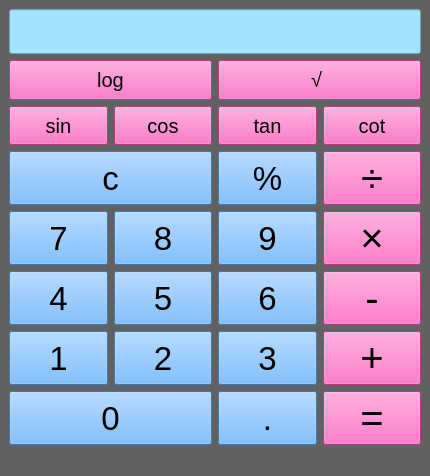
<?xml version="1.0" encoding="UTF-8"?>
<ui version="4.0">
 <class>MainWindow</class>
 <widget class="QMainWindow" name="MainWindow">
  <property name="geometry">
   <rect>
    <x>0</x>
    <y>0</y>
    <width>430</width>
    <height>476</height>
   </rect>
  </property>
  <property name="windowTitle">
   <string>MainWindow</string>
  </property>
  <property name="styleSheet">
   <string notr="true">background-color: rgb(97, 97, 97);</string>
  </property>
  <widget class="QWidget" name="centralwidget">
   <layout class="QGridLayout" name="gridLayout">
    <item row="0" column="0" colspan="4">
     <widget class="QLineEdit" name="txtbox">
      <property name="sizePolicy">
       <sizepolicy hsizetype="Expanding" vsizetype="Expanding">
        <horstretch>0</horstretch>
        <verstretch>0</verstretch>
       </sizepolicy>
      </property>
      <property name="font">
       <font>
        <family>Arial</family>
        <pointsize>25</pointsize>
       </font>
      </property>
      <property name="styleSheet">
       <string notr="true">background-color:rgb(162, 227, 255)</string>
      </property>
     </widget>
    </item>
    <item row="1" column="0" colspan="2">
     <widget class="QPushButton" name="btn_log">
      <property name="sizePolicy">
       <sizepolicy hsizetype="Minimum" vsizetype="Expanding">
        <horstretch>0</horstretch>
        <verstretch>0</verstretch>
       </sizepolicy>
      </property>
      <property name="font">
       <font>
        <family>Arial</family>
        <pointsize>15</pointsize>
        <bold>false</bold>
       </font>
      </property>
      <property name="autoFillBackground">
       <bool>false</bool>
      </property>
      <property name="styleSheet">
       <string notr="true">background-color:rgb(255, 78, 184)</string>
      </property>
      <property name="text">
       <string>log</string>
      </property>
      <property name="iconSize">
       <size>
        <width>16</width>
        <height>16</height>
       </size>
      </property>
     </widget>
    </item>
    <item row="1" column="2" colspan="2">
     <widget class="QPushButton" name="btn_sqrt">
      <property name="sizePolicy">
       <sizepolicy hsizetype="Minimum" vsizetype="Expanding">
        <horstretch>0</horstretch>
        <verstretch>0</verstretch>
       </sizepolicy>
      </property>
      <property name="font">
       <font>
        <family>Arial</family>
        <pointsize>15</pointsize>
        <bold>false</bold>
       </font>
      </property>
      <property name="autoFillBackground">
       <bool>false</bool>
      </property>
      <property name="styleSheet">
       <string notr="true">background-color:rgb(255, 78, 184)</string>
      </property>
      <property name="text">
       <string>√ </string>
      </property>
      <property name="iconSize">
       <size>
        <width>14</width>
        <height>16</height>
       </size>
      </property>
     </widget>
    </item>
    <item row="2" column="0">
     <widget class="QPushButton" name="btn_sin">
      <property name="sizePolicy">
       <sizepolicy hsizetype="Minimum" vsizetype="Expanding">
        <horstretch>0</horstretch>
        <verstretch>0</verstretch>
       </sizepolicy>
      </property>
      <property name="font">
       <font>
        <family>Arial</family>
        <pointsize>15</pointsize>
        <bold>false</bold>
       </font>
      </property>
      <property name="autoFillBackground">
       <bool>false</bool>
      </property>
      <property name="styleSheet">
       <string notr="true">background-color:rgb(255, 78, 184)</string>
      </property>
      <property name="text">
       <string>sin</string>
      </property>
      <property name="iconSize">
       <size>
        <width>16</width>
        <height>16</height>
       </size>
      </property>
     </widget>
    </item>
    <item row="2" column="1">
     <widget class="QPushButton" name="btn_cos">
      <property name="sizePolicy">
       <sizepolicy hsizetype="Minimum" vsizetype="Expanding">
        <horstretch>0</horstretch>
        <verstretch>0</verstretch>
       </sizepolicy>
      </property>
      <property name="font">
       <font>
        <family>Arial</family>
        <pointsize>15</pointsize>
        <bold>false</bold>
       </font>
      </property>
      <property name="autoFillBackground">
       <bool>false</bool>
      </property>
      <property name="styleSheet">
       <string notr="true">background-color:rgb(255, 78, 184)</string>
      </property>
      <property name="text">
       <string>cos</string>
      </property>
      <property name="iconSize">
       <size>
        <width>14</width>
        <height>16</height>
       </size>
      </property>
     </widget>
    </item>
    <item row="2" column="2">
     <widget class="QPushButton" name="btn_tan">
      <property name="sizePolicy">
       <sizepolicy hsizetype="Minimum" vsizetype="Expanding">
        <horstretch>0</horstretch>
        <verstretch>0</verstretch>
       </sizepolicy>
      </property>
      <property name="font">
       <font>
        <family>Arial</family>
        <pointsize>15</pointsize>
        <bold>false</bold>
       </font>
      </property>
      <property name="autoFillBackground">
       <bool>false</bool>
      </property>
      <property name="styleSheet">
       <string notr="true">background-color:rgb(255, 78, 184)</string>
      </property>
      <property name="text">
       <string>tan</string>
      </property>
      <property name="iconSize">
       <size>
        <width>14</width>
        <height>16</height>
       </size>
      </property>
     </widget>
    </item>
    <item row="2" column="3">
     <widget class="QPushButton" name="btn_cot">
      <property name="sizePolicy">
       <sizepolicy hsizetype="Minimum" vsizetype="Expanding">
        <horstretch>0</horstretch>
        <verstretch>0</verstretch>
       </sizepolicy>
      </property>
      <property name="font">
       <font>
        <family>Arial</family>
        <pointsize>15</pointsize>
        <bold>false</bold>
       </font>
      </property>
      <property name="autoFillBackground">
       <bool>false</bool>
      </property>
      <property name="styleSheet">
       <string notr="true">background-color:rgb(255, 78, 184)</string>
      </property>
      <property name="text">
       <string>cot</string>
      </property>
      <property name="iconSize">
       <size>
        <width>14</width>
        <height>16</height>
       </size>
      </property>
     </widget>
    </item>
    <item row="3" column="0" colspan="2">
     <widget class="QPushButton" name="btn_clean">
      <property name="sizePolicy">
       <sizepolicy hsizetype="Minimum" vsizetype="Expanding">
        <horstretch>0</horstretch>
        <verstretch>0</verstretch>
       </sizepolicy>
      </property>
      <property name="font">
       <font>
        <family>Arial</family>
        <pointsize>25</pointsize>
        <bold>false</bold>
       </font>
      </property>
      <property name="autoFillBackground">
       <bool>false</bool>
      </property>
      <property name="styleSheet">
       <string notr="true">background-color:rgb(85, 170, 255)</string>
      </property>
      <property name="text">
       <string>c</string>
      </property>
     </widget>
    </item>
    <item row="3" column="2">
     <widget class="QPushButton" name="btn_percent">
      <property name="sizePolicy">
       <sizepolicy hsizetype="Minimum" vsizetype="Expanding">
        <horstretch>0</horstretch>
        <verstretch>0</verstretch>
       </sizepolicy>
      </property>
      <property name="font">
       <font>
        <family>Arial</family>
        <pointsize>25</pointsize>
        <bold>false</bold>
       </font>
      </property>
      <property name="autoFillBackground">
       <bool>false</bool>
      </property>
      <property name="styleSheet">
       <string notr="true">background-color:rgb(85, 170, 255)</string>
      </property>
      <property name="text">
       <string>%</string>
      </property>
     </widget>
    </item>
    <item row="3" column="3">
     <widget class="QPushButton" name="btn_div">
      <property name="sizePolicy">
       <sizepolicy hsizetype="Minimum" vsizetype="Expanding">
        <horstretch>0</horstretch>
        <verstretch>0</verstretch>
       </sizepolicy>
      </property>
      <property name="font">
       <font>
        <family>Arial</family>
        <pointsize>30</pointsize>
        <bold>false</bold>
       </font>
      </property>
      <property name="autoFillBackground">
       <bool>false</bool>
      </property>
      <property name="styleSheet">
       <string notr="true">background-color:rgb(255, 78, 184)</string>
      </property>
      <property name="text">
       <string>÷</string>
      </property>
     </widget>
    </item>
    <item row="4" column="0">
     <widget class="QPushButton" name="btn_7">
      <property name="sizePolicy">
       <sizepolicy hsizetype="Minimum" vsizetype="Expanding">
        <horstretch>0</horstretch>
        <verstretch>0</verstretch>
       </sizepolicy>
      </property>
      <property name="font">
       <font>
        <family>Arial</family>
        <pointsize>25</pointsize>
        <bold>false</bold>
       </font>
      </property>
      <property name="autoFillBackground">
       <bool>false</bool>
      </property>
      <property name="styleSheet">
       <string notr="true">background-color:rgb(85, 170, 255)</string>
      </property>
      <property name="text">
       <string>7</string>
      </property>
     </widget>
    </item>
    <item row="4" column="1">
     <widget class="QPushButton" name="btn_8">
      <property name="sizePolicy">
       <sizepolicy hsizetype="Minimum" vsizetype="Expanding">
        <horstretch>0</horstretch>
        <verstretch>0</verstretch>
       </sizepolicy>
      </property>
      <property name="font">
       <font>
        <family>Arial</family>
        <pointsize>25</pointsize>
        <bold>false</bold>
       </font>
      </property>
      <property name="autoFillBackground">
       <bool>false</bool>
      </property>
      <property name="styleSheet">
       <string notr="true">background-color:rgb(85, 170, 255)</string>
      </property>
      <property name="text">
       <string>8</string>
      </property>
     </widget>
    </item>
    <item row="4" column="2">
     <widget class="QPushButton" name="btn_9">
      <property name="sizePolicy">
       <sizepolicy hsizetype="Minimum" vsizetype="Expanding">
        <horstretch>0</horstretch>
        <verstretch>0</verstretch>
       </sizepolicy>
      </property>
      <property name="font">
       <font>
        <family>Arial</family>
        <pointsize>25</pointsize>
        <bold>false</bold>
       </font>
      </property>
      <property name="autoFillBackground">
       <bool>false</bool>
      </property>
      <property name="styleSheet">
       <string notr="true">background-color:rgb(85, 170, 255)</string>
      </property>
      <property name="text">
       <string>9</string>
      </property>
     </widget>
    </item>
    <item row="4" column="3">
     <widget class="QPushButton" name="btn_mul">
      <property name="sizePolicy">
       <sizepolicy hsizetype="Minimum" vsizetype="Expanding">
        <horstretch>0</horstretch>
        <verstretch>0</verstretch>
       </sizepolicy>
      </property>
      <property name="font">
       <font>
        <family>Arial</family>
        <pointsize>30</pointsize>
        <bold>false</bold>
       </font>
      </property>
      <property name="autoFillBackground">
       <bool>false</bool>
      </property>
      <property name="styleSheet">
       <string notr="true">background-color:rgb(255, 78, 184)</string>
      </property>
      <property name="text">
       <string>×</string>
      </property>
     </widget>
    </item>
    <item row="5" column="0">
     <widget class="QPushButton" name="btn_4">
      <property name="sizePolicy">
       <sizepolicy hsizetype="Minimum" vsizetype="Expanding">
        <horstretch>0</horstretch>
        <verstretch>0</verstretch>
       </sizepolicy>
      </property>
      <property name="font">
       <font>
        <family>Arial</family>
        <pointsize>25</pointsize>
        <bold>false</bold>
       </font>
      </property>
      <property name="autoFillBackground">
       <bool>false</bool>
      </property>
      <property name="styleSheet">
       <string notr="true">background-color:rgb(85, 170, 255)</string>
      </property>
      <property name="text">
       <string>4</string>
      </property>
     </widget>
    </item>
    <item row="5" column="1">
     <widget class="QPushButton" name="btn_5">
      <property name="sizePolicy">
       <sizepolicy hsizetype="Minimum" vsizetype="Expanding">
        <horstretch>0</horstretch>
        <verstretch>0</verstretch>
       </sizepolicy>
      </property>
      <property name="font">
       <font>
        <family>Arial</family>
        <pointsize>25</pointsize>
        <bold>false</bold>
       </font>
      </property>
      <property name="autoFillBackground">
       <bool>false</bool>
      </property>
      <property name="styleSheet">
       <string notr="true">background-color:rgb(85, 170, 255)</string>
      </property>
      <property name="text">
       <string>5</string>
      </property>
     </widget>
    </item>
    <item row="5" column="2">
     <widget class="QPushButton" name="btn_6">
      <property name="sizePolicy">
       <sizepolicy hsizetype="Minimum" vsizetype="Expanding">
        <horstretch>0</horstretch>
        <verstretch>0</verstretch>
       </sizepolicy>
      </property>
      <property name="font">
       <font>
        <family>Arial</family>
        <pointsize>25</pointsize>
        <bold>false</bold>
       </font>
      </property>
      <property name="autoFillBackground">
       <bool>false</bool>
      </property>
      <property name="styleSheet">
       <string notr="true">background-color:rgb(85, 170, 255)</string>
      </property>
      <property name="text">
       <string>6</string>
      </property>
     </widget>
    </item>
    <item row="5" column="3">
     <widget class="QPushButton" name="btn_sub">
      <property name="sizePolicy">
       <sizepolicy hsizetype="Minimum" vsizetype="Expanding">
        <horstretch>0</horstretch>
        <verstretch>0</verstretch>
       </sizepolicy>
      </property>
      <property name="font">
       <font>
        <family>Arial</family>
        <pointsize>30</pointsize>
        <bold>false</bold>
       </font>
      </property>
      <property name="autoFillBackground">
       <bool>false</bool>
      </property>
      <property name="styleSheet">
       <string notr="true">background-color:rgb(255, 78, 184)</string>
      </property>
      <property name="text">
       <string>-</string>
      </property>
     </widget>
    </item>
    <item row="6" column="0">
     <widget class="QPushButton" name="btn_1">
      <property name="sizePolicy">
       <sizepolicy hsizetype="Minimum" vsizetype="Expanding">
        <horstretch>0</horstretch>
        <verstretch>0</verstretch>
       </sizepolicy>
      </property>
      <property name="font">
       <font>
        <family>Arial</family>
        <pointsize>25</pointsize>
        <bold>false</bold>
       </font>
      </property>
      <property name="autoFillBackground">
       <bool>false</bool>
      </property>
      <property name="styleSheet">
       <string notr="true">background-color:rgb(85, 170, 255)</string>
      </property>
      <property name="text">
       <string>1</string>
      </property>
     </widget>
    </item>
    <item row="6" column="1">
     <widget class="QPushButton" name="btn_2">
      <property name="sizePolicy">
       <sizepolicy hsizetype="Minimum" vsizetype="Expanding">
        <horstretch>0</horstretch>
        <verstretch>0</verstretch>
       </sizepolicy>
      </property>
      <property name="font">
       <font>
        <family>Arial</family>
        <pointsize>25</pointsize>
        <bold>false</bold>
       </font>
      </property>
      <property name="autoFillBackground">
       <bool>false</bool>
      </property>
      <property name="styleSheet">
       <string notr="true">background-color:rgb(85, 170, 255)</string>
      </property>
      <property name="text">
       <string>2</string>
      </property>
     </widget>
    </item>
    <item row="6" column="2">
     <widget class="QPushButton" name="btn_3">
      <property name="sizePolicy">
       <sizepolicy hsizetype="Minimum" vsizetype="Expanding">
        <horstretch>0</horstretch>
        <verstretch>0</verstretch>
       </sizepolicy>
      </property>
      <property name="font">
       <font>
        <family>Arial</family>
        <pointsize>25</pointsize>
        <bold>false</bold>
       </font>
      </property>
      <property name="autoFillBackground">
       <bool>false</bool>
      </property>
      <property name="styleSheet">
       <string notr="true">background-color:rgb(85, 170, 255)</string>
      </property>
      <property name="text">
       <string>3</string>
      </property>
     </widget>
    </item>
    <item row="6" column="3">
     <widget class="QPushButton" name="btn_sum">
      <property name="sizePolicy">
       <sizepolicy hsizetype="Minimum" vsizetype="Expanding">
        <horstretch>0</horstretch>
        <verstretch>0</verstretch>
       </sizepolicy>
      </property>
      <property name="font">
       <font>
        <family>Arial</family>
        <pointsize>30</pointsize>
        <bold>false</bold>
       </font>
      </property>
      <property name="autoFillBackground">
       <bool>false</bool>
      </property>
      <property name="styleSheet">
       <string notr="true">background-color:rgb(255, 78, 184)</string>
      </property>
      <property name="text">
       <string>+</string>
      </property>
     </widget>
    </item>
    <item row="7" column="0" colspan="2">
     <widget class="QPushButton" name="btn_0">
      <property name="sizePolicy">
       <sizepolicy hsizetype="Minimum" vsizetype="Expanding">
        <horstretch>0</horstretch>
        <verstretch>0</verstretch>
       </sizepolicy>
      </property>
      <property name="font">
       <font>
        <family>Arial</family>
        <pointsize>25</pointsize>
        <bold>false</bold>
       </font>
      </property>
      <property name="autoFillBackground">
       <bool>false</bool>
      </property>
      <property name="styleSheet">
       <string notr="true">background-color:rgb(85, 170, 255)</string>
      </property>
      <property name="text">
       <string>0</string>
      </property>
     </widget>
    </item>
    <item row="7" column="2">
     <widget class="QPushButton" name="btn_point">
      <property name="sizePolicy">
       <sizepolicy hsizetype="Minimum" vsizetype="Expanding">
        <horstretch>0</horstretch>
        <verstretch>0</verstretch>
       </sizepolicy>
      </property>
      <property name="font">
       <font>
        <family>Arial</family>
        <pointsize>25</pointsize>
        <bold>false</bold>
       </font>
      </property>
      <property name="autoFillBackground">
       <bool>false</bool>
      </property>
      <property name="styleSheet">
       <string notr="true">background-color:rgb(85, 170, 255)</string>
      </property>
      <property name="text">
       <string>.</string>
      </property>
      <property name="iconSize">
       <size>
        <width>16</width>
        <height>16</height>
       </size>
      </property>
     </widget>
    </item>
    <item row="7" column="3">
     <widget class="QPushButton" name="btn_equal">
      <property name="sizePolicy">
       <sizepolicy hsizetype="Minimum" vsizetype="Expanding">
        <horstretch>0</horstretch>
        <verstretch>0</verstretch>
       </sizepolicy>
      </property>
      <property name="font">
       <font>
        <family>Arial</family>
        <pointsize>30</pointsize>
        <bold>false</bold>
       </font>
      </property>
      <property name="autoFillBackground">
       <bool>false</bool>
      </property>
      <property name="styleSheet">
       <string notr="true">background-color:rgb(255, 78, 184)</string>
      </property>
      <property name="text">
       <string>=</string>
      </property>
     </widget>
    </item>
   </layout>
  </widget>
  <widget class="QMenuBar" name="menubar">
   <property name="geometry">
    <rect>
     <x>0</x>
     <y>0</y>
     <width>430</width>
     <height>22</height>
    </rect>
   </property>
  </widget>
  <widget class="QStatusBar" name="statusbar"/>
 </widget>
 <resources/>
 <connections/>
</ui>
